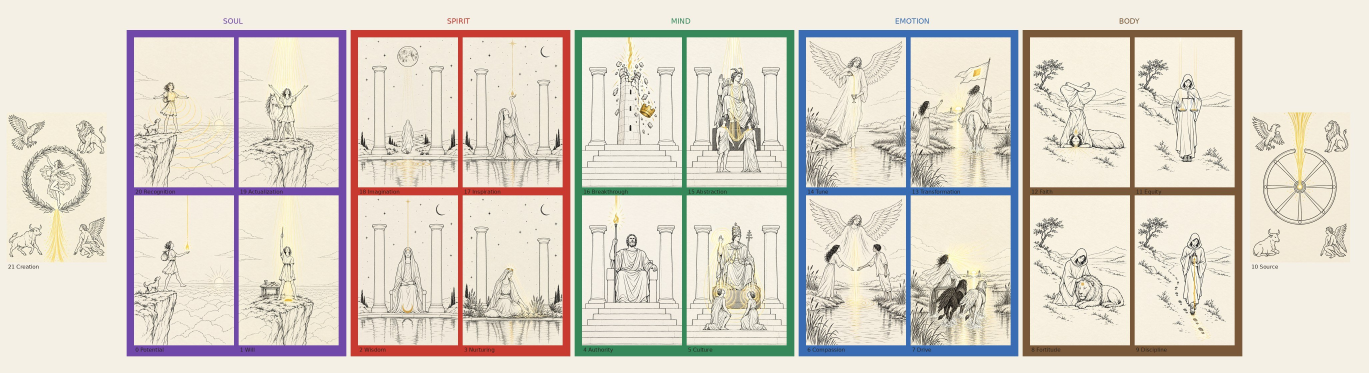
#> input picture animation/deck/archetypes-v1/all22_house_layout.jpg, 4106 x 1118 px (shown at 1/3 size)
$ python status_styles.py ../archetypes-v1/all22_house_layout.jpg ../archetypes-v1/status_styles_equity.jpg
#> lines starting #> are read from the running program, lines starting #| are printed output that depends on the picture
import sys, numpy as np
from PIL import Image, ImageFilter, ImageChops, ImageDraw
src, out = sys.argv[1], sys.argv[2]
base = Image.open(src).convert('RGB').resize((600, 900))
a = np.asarray(base).astype(float) / 255
r, g, b = a[..., 0], a[..., 1], a[..., 2]
lum = 0.299*r + 0.587*g + 0.114*b
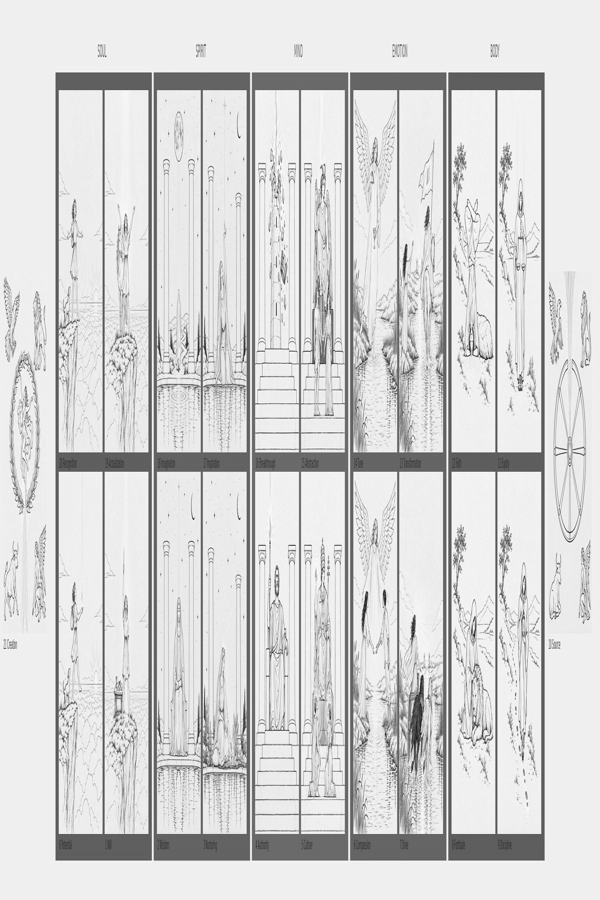
#> lum: shape (900, 600) float64; min 0.0938, max 0.996, mean 0.839
ink = np.clip((0.85 - lum) / 0.6, 0, 1)
gold = np.clip(((r - b) - 0.25) / 0.3, 0, 1) * np.clip((r - 0.45) / 0.3, 0, 1)
ink = ink * (1 - gold)
paper = np.array([0.95, 0.93, 0.88]); inkc = np.array([0.11, 0.10, 0.13]); goldc = np.array([0.86, 0.68, 0.32])
def comp(inkm, goldm, bg=paper, ic=inkc, gc=goldc):
    img = bg*(1-inkm[..., None]) + ic*inkm[..., None]
    img = img*(1-goldm[..., None]) + gc*goldm[..., None]
    return Image.fromarray((np.clip(img, 0, 1)*255).astype('uint8'))
def blur(m, rad):
    return np.asarray(Image.fromarray((m*255).astype('uint8')).filter(ImageFilter.GaussianBlur(rad))).astype(float)/255
def dilate(m, k):
#> called with k = 5
    return np.asarray(Image.fromarray((m*255).astype('uint8')).filter(ImageFilter.MaxFilter(k))).astype(float)/255
#> returned value: shape (900, 600) float64
# Balanced
bal = comp(ink, gold)
# Too Much: over-inked lines, doubled offset, gold flooding
heavy = np.clip(dilate(ink, 5) + 0.6*np.roll(dilate(ink, 3), 6, axis=1), 0, 1)
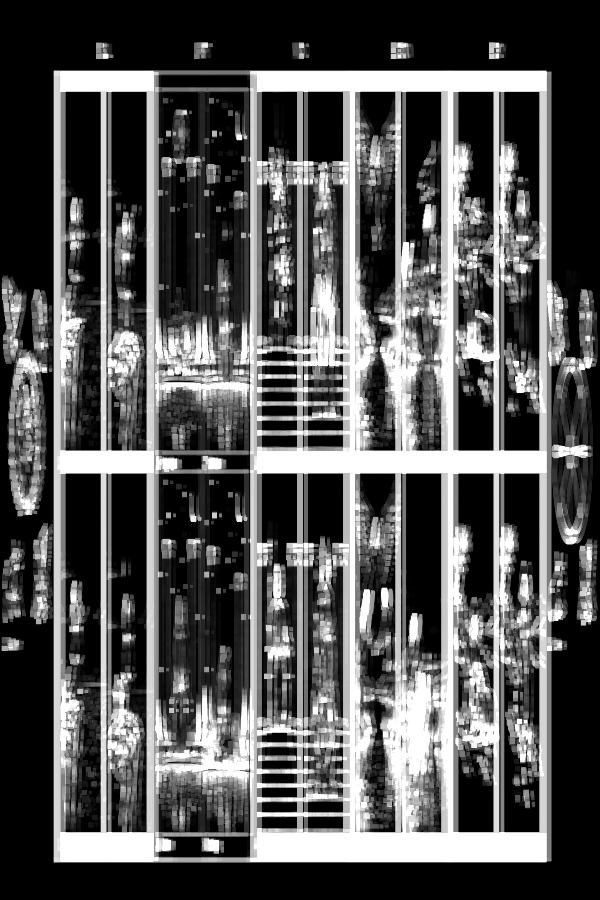
#> heavy: shape (900, 600) float64; min 0, max 1, mean 0.335
flood = np.clip(gold + 1.6*blur(gold, 28), 0, 1)
#> in blur, `return np.asarray(Image.fromarray((m*255).astype('uint8')).filter(Imag..`:
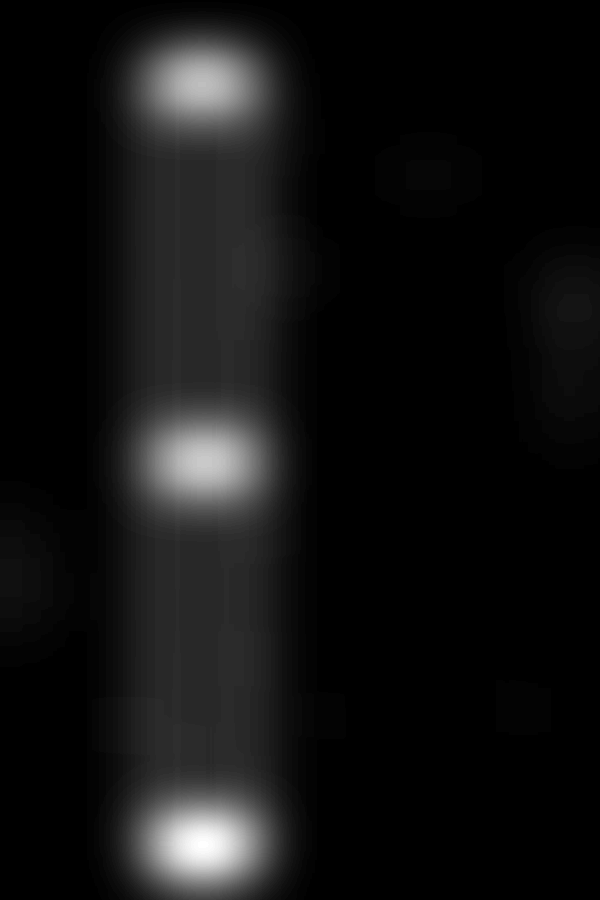
#> returned value: shape (900, 600) float64; min 0, max 0.298, mean 0.0211; drawn with min black and max white
much = comp(heavy*(1-0.6*flood), flood)
#> in comp (call 2), `img = img*(1-goldm[..., None]) + gc*goldm[..., None]`:
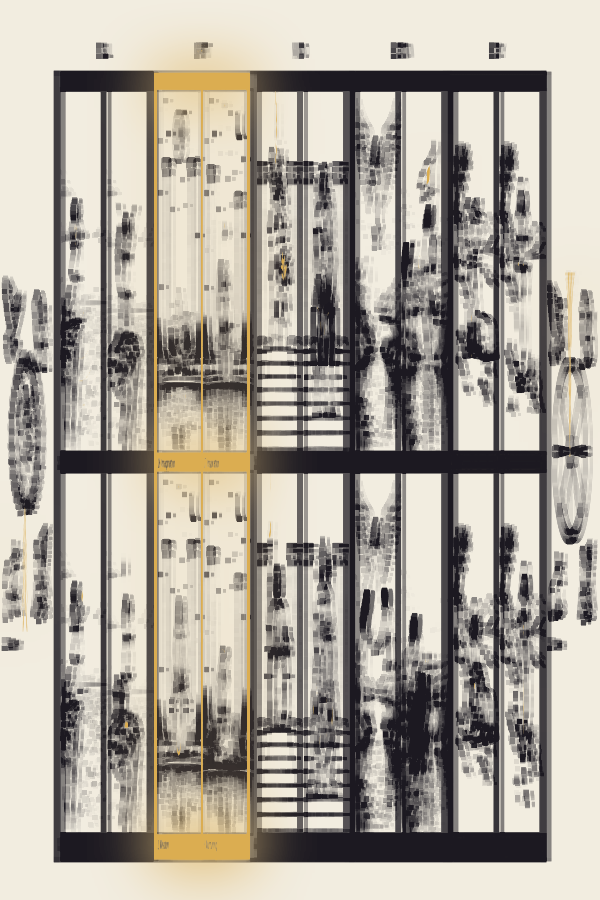
#> img: shape (900, 600, 3) float64; mean of channels 0, 1, 2 0.681, 0.656, 0.616; drawn as R, G, B
# Too Little: faded, broken line, dim gold
rng = np.random.default_rng(7)
noise = blur(rng.random(ink.shape), 3)
broken = ink * (noise > 0.5) * 0.45
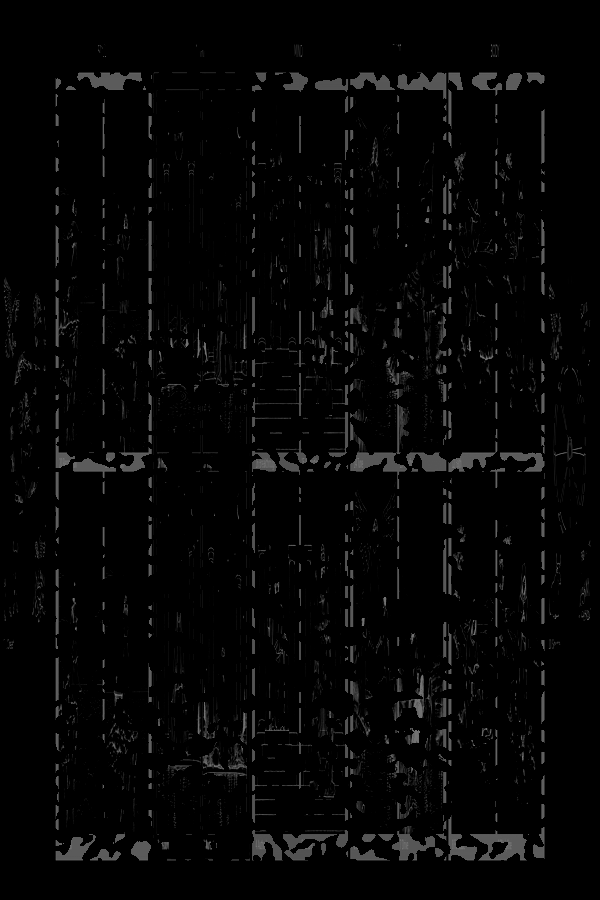
#> broken: shape (900, 600) float64; min 0, max 0.45, mean 0.0221
little = comp(broken, gold*0.35)
# Unacknowledged: the shadow - light on night
night = np.array([0.04, 0.04, 0.08]); light = np.array([0.93, 0.88, 0.76])
unack = comp(ink, gold, bg=night, ic=light, gc=goldc)
glow = unack.filter(ImageFilter.GaussianBlur(5))
unack = ImageChops.screen(unack, Image.blend(Image.new('RGB', unack.size), glow, 0.5))
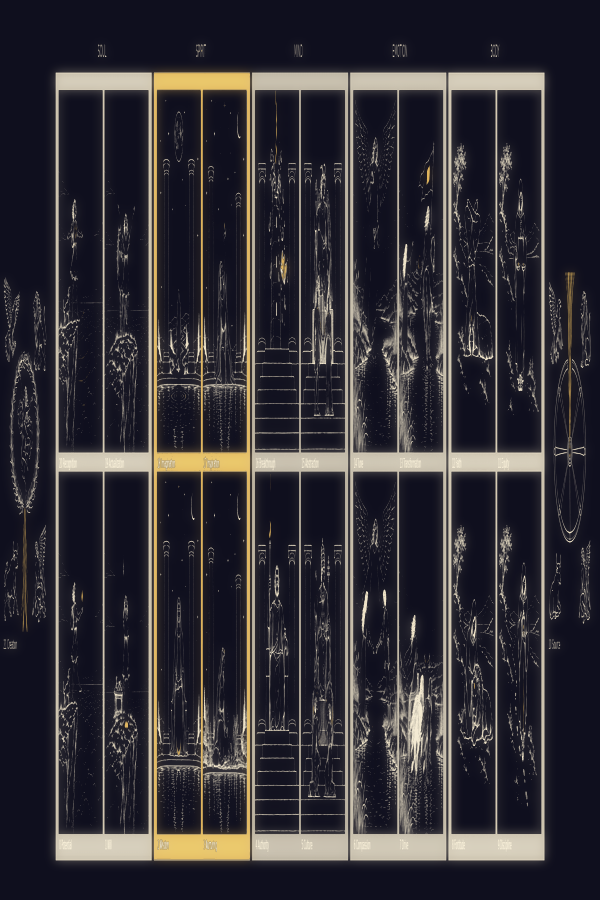
#> unack: PIL image 600x900 RGB; mean R, G, B 50.5, 48, 54.3
W, H = 600, 900
sheet = Image.new('RGB', (4*W + 5*20, H + 70), (30, 30, 30)); d = ImageDraw.Draw(sheet)
#> after `sheet = Image.new('RGB', (4 * W + 5 * 20, H + 70), (30, 30, 30))`: sheet: PIL image 2500x970 RGB; every value is 30
for k, (im, lab) in enumerate([(bal, 'BALANCED: clean ink, one gold'), (much, 'TOO MUCH: over-inked, gold floods'), (little, 'TOO LITTLE: faded, broken line'), (unack, 'UNACKNOWLEDGED: the shadow (negative)')]):
    x = 20 + k*(W+20); sheet.paste(im, (x, 55)); d.text((x, 20), lab, fill=(235, 235, 235))
#> this loop made 4 passes
#> (lab, x) on passes 1 to 4: ('BALANCED: clean ink, one gold', 20), ('TOO MUCH: over-inked, gold floods', 640), ('TOO LITTLE: faded, broken line', 1260), ('UNACKNOWLEDGED: the shadow (negative)', 1880)
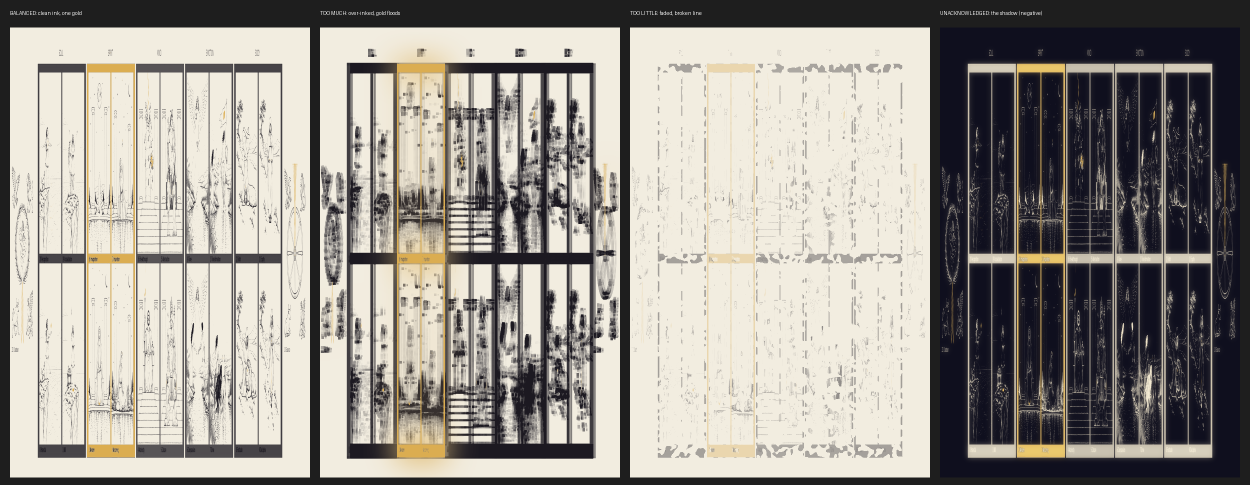
#> sheet: PIL image 2500x970 RGB (shown at 1/2 size); mean R, G, B 155, 150.5, 143.9
sheet.save(out, quality=88)
